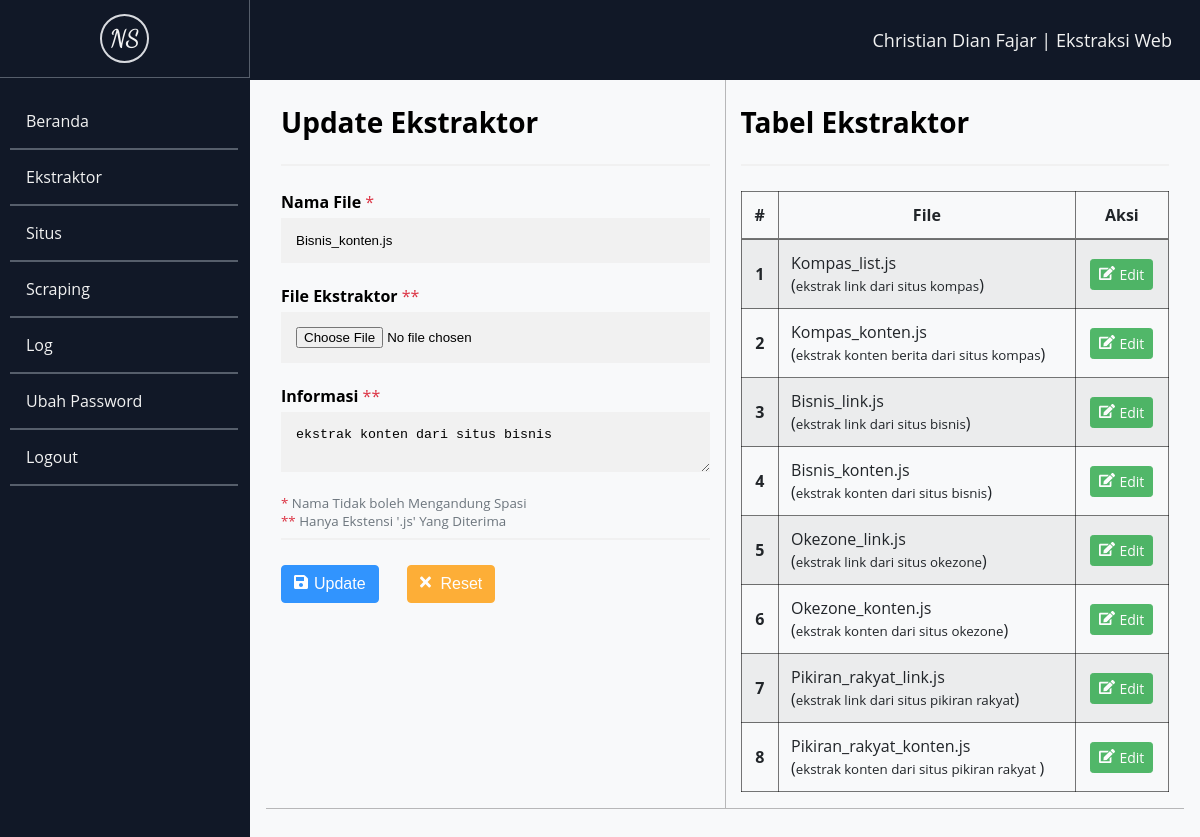
Screenshot of /public/ekstraktor/index/10 with the database file from the repository.
### tables this page shows
CREATE TABLE `ekstraktor` (
  `id` int(11) NOT NULL,
  `nama` varchar(64) NOT NULL,
  `lokasi` varchar(64) NOT NULL,
  `info` text NOT NULL,
  `situs_id` int(11) DEFAULT NULL
);

### app/lib/helpers.php (called while the page is built, shortened)
<?php
function url($param = '')
{
    $url = ((isset($_SERVER['HTTPS']) && $_SERVER['HTTPS'] == "on") ? "https" : "http");
    $url .= "://" . $_SERVER['HTTP_HOST'];
    $url .= str_replace(basename($_SERVER['SCRIPT_NAME']), "", $_SERVER['SCRIPT_NAME']);
    return $url . $param;
}
function view($view, $data = [])
{
    require_once '../app/views/' . $view . '.php';
}
function getIndex()
{
    if (isset($_GET['url'])) {
        $url = rtrim($_GET['url'], '/');
        $url = filter_var($url, FILTER_SANITIZE_URL);
        $url = explode('/', $url);
        return end($url);
    }
}

### app/controllers/Ekstraktor.php (called while the page is built, shortened)
<?php
class Ekstraktor extends Controller
{
    public function index()
    {
        $data['ekstraktor'] = $this->db->get('ekstraktor');
        if ($index = getIndex()) {
            $data += ['byId' => $this->db->getWhere('ekstraktor', ['id' => $index])];
        }
        view('ekstraktor/index', $data);
    }
}

### app/core/App.php (called while the page is built, shortened)
<?php
class App
{
    protected $controller = 'Home';
    protected $method = 'index';
    protected $params = [];
    public function __construct()
    {
        $url = $this->parse();
        $url[0] = isset($url[0]) ? ucfirst($url[0]) : $this->controller;
        if (file_exists('../app/controllers/' . $url[0] . '.php')) {
            $this->controller = $url[0];
            unset($url[0]);
        }
        $this->controller = new $this->controller;
        if (isset($url[1])) {
            if (method_exists($this->controller, $url[1])) {
                $this->method = $url[1];
                unset($url[1]);
            }
        }
        if (!empty($url)) {
            $this->params = array_values($url);
        }
        call_user_func_array([$this->controller, $this->method], $this->params);
    }
    public function parse()
    {
        if (isset($_GET['url'])) {
            $url = rtrim($_GET['url'], '/');
            $url = filter_var($url, FILTER_SANITIZE_URL);
            $url = explode('/', $url);
            return $url;
        }
        return false;
    }
}

### public/index.php (called while the page is built, shortened)
<?php
$app = new App;

### app/core/Database.php (called while the page is built, shortened)
<?php
class Database
{
    public $conn;
    public function __construct()
    {
        $this->conn = mysqli_connect(HOST, USER, PASS, DBNAME);
    }
    public function get($table = '')
    {
        $query = "SELECT * FROM $table";
        $execQuery = mysqli_query($this->conn, $query);
        $data = [];
        while ($row = mysqli_fetch_assoc($execQuery)) {
            $data[] = $row;
        }
        return $data;
    }
    public function getWhere($table = '', $where = [], $operator = false)
    {
        $query = "SELECT * FROM $table ";
        if ($operator) {
            $query .= "WHERE ";
            foreach ($where as $k => $v) {
                $query .= "$k='$v' $operator ";
            }
            $query = trim(rtrim(trim($query), $operator));
        } else {
            $query .= "WHERE ";
            foreach ($where as $k => $v) {
                $query .= "$k='$v'";
                break;
            }
        }
        $execQuery = mysqli_query($this->conn, $query);
        $data = [];
        while ($row = mysqli_fetch_assoc($execQuery)) {
            $data[] = $row;
        }
        if (count($data) == 1) {
            $data = $data[0];
        }
        return $data;
    }
}

### app/views/ekstraktor/index.php (the view, shortened to what this page needs)
<div class="content">
    <div class="container">
        <div class="row border-top border-bottom">
            <div class="col border-right">
                <?php if (empty($byId)) : ?>
                    <form action="<?= url('ekstraktor/create'); ?>" class="form" method="POST" enctype="multipart/form-data">
                        <h2 class="content-title">Tambah Ekstraktor</h2>
                        <hr>
                        <label for="filename">
                            <b>Nama File</b> <span class="text-danger">*</span>
                        </label>
                        <input type="text" placeholder="Contoh : example_link" name="filename" id="filename" pattern="[^\s]+" required>
                        <label for="ekstraktor">
                            <b>File Ekstraktor</b> <span class="text-danger">**</span>
                        </label>
                        <input type="file" name="ekstraktor" id="ekstraktor" required>
                        <label for="info">
                            <b>Informasi</b> <span class="text-danger">**</span>
                        </label>
                        <textarea name="info" id="info" placeholder="Contoh : File digunakan untuk mengekstrak link situs tujuan" required></textarea>
                        <small class="text-muted">
                            <span class="text-danger">*</span> Nama Tidak boleh Mengandung Spasi</small>
                        <br>
                        <small class="text-muted">
                            <span class="text-danger">**</span> Hanya Ekstensi '.js' Yang Diterima</small>
                        <hr>
                        <div class="d-flex w-50">
                            <button type="submit" class="btn btn-primary btn-submit">Tambah</button>
                            <button type="reset" class="btn btn-warning btn-reset">Reset</button>
                        </div>
                    </form>
                <?php else : ?>
                    <form action="<?= url('ekstraktor/update/' . getIndex()); ?>" class="form" method="POST" enctype="multipart/form-data">
                        <h2 class="content-title">Update Ekstraktor</h2>
                        <hr>
                        <label for="filename">
                            <b>Nama File</b> <span class="text-danger">*</span>
                        </label>
                        <input type="text" placeholder="Contoh : example_link" name="filename" id="filename" pattern="[^\s]+" value="<?= $byId['nama']; ?>" required>
                        <label for="ekstraktor">
                            <b>File Ekstraktor</b> <span class="text-danger">**</span>
                        </label>
                        <input type="file" name="ekstraktor" id="ekstraktor" required>
                        <label for="info">
                            <b>Informasi</b> <span class="text-danger">**</span>
                        </label>
                        <textarea name="info" id="info" placeholder="Contoh : File digunakan untuk mengekstrak link situs tujuan" required><?= $byId['info']; ?></textarea>
                        <small class="text-muted">
                            <span class="text-danger">*</span> Nama Tidak boleh Mengandung Spasi</small>
                        <br>
                        <small class="text-muted">
                            <span class="text-danger">**</span> Hanya Ekstensi '.js' Yang Diterima</small>
                        <hr>
                        <div class="d-flex w-50">
                            <button type="submit" class="btn btn-primary btn-submit">Update</button>
                            <button type="reset" class="btn btn-warning btn-reset">Reset</button>
                        </div>
                    </form>
                <?php endif; ?>
            </div>
            <div class="col">
                <h2 class="content-title">Tabel Ekstraktor</h2>
                <hr>
                <table class="table">
                    <thead>
                        <tr>
                            <th scope="col">#</th>
                            <th scope="col">File</th>
                            <th scope="col">Aksi</th>
                        </tr>
                    </thead>
                    <tbody>
                        <?php $i = 0; ?>
                        <?php foreach ($ekstraktor as $e) : ?>
                            <tr>
                                <th scope="row"><?= ++$i ?></th>
                                <td><?= $e['nama']; ?> <br>(<small><?= $e['info']; ?></small>)</td>
                                <td class="button-td">
                                    <a href="<?= url('ekstraktor/index/' . $e['id']) ?>" class="btn btn-sm btn-success btn-edit">Edit</a>
                                </td>
                            </tr>
                        <?php endforeach; ?>
                    </tbody>
                </table>
            </div>
        </div>
    </div>
</div>

### public/css/style.css (style rules this page uses)
* { box-sizing: border-box; }
body { padding: 0; margin: 0; font-family: Open Sans, sans-serif; }
a { text-decoration: none; }
.border-right { border-right: 1px solid #64646471 !important; }
.border-top { border-top: 1px solid #64646471 !important; }
.border-bottom { border-bottom: 1px solid #64646471 !important; }
.container { width: 100%; padding-right: 15px; padding-left: 15px; margin-right: auto; margin-left: auto; }
.content { background-color: #f8f9fa !important; }
.content-title { font-size: 28; }
div.content { margin-left: 250px; padding: 1px 16px; min-height: 1000px; }
.form input[type="text"], .form input[type="password"], .form input[type="file"] { width: 100%; padding: 15px; margin: 5px 0 22px 0; display: block; border: none; background: #f1f1f1; }
.form textarea { width: 100%; padding: 15px; border: none; display: block; margin: 5px 0 22px 0; background: #f1f1f1; overflow: auto; resize: vertical; }
hr { border: 1px solid #f1f1f1; margin-bottom: 25px; }
.btn { cursor: pointer; display: inline-block; font-weight: 400; color: #212529; text-align: center; vertical-align: middle; -webkit-user-select: none; -moz-user-select: none; user-select: none; background-color: transparent; border: 1px solid transparent; padding: 0.375rem 0.75rem; font-size: 1rem; line-height: 1.5; border-radius: 0.25rem; transition: color 0.15s ease-in-out, background-color 0.15s ease-in-out, border-color 0.15s ease-in-out, box-shadow 0.15s ease-in-out; opacity: 0.8; }
.btn-submit:before { content: ""; display: block; background: url("../img/icons/save.svg") no-repeat; filter: invert(100); width: 1rem; height: 1rem; float: left; margin: 0.1rem 0.25rem 0 0; }
.btn-edit:before { content: ""; display: block; background: url("../img/icons/edit.svg") no-repeat; filter: invert(100); width: 1rem; height: 1rem; float: left; margin: 0.1rem 0.25rem 0 0; }
.btn-reset:before { content: ""; display: block; background: url("../img/icons/times.svg") no-repeat; filter: invert(100); width: 1rem; height: 1rem; float: left; margin: 0.1rem 0.25rem 0 0; }
.btn-primary { color: #fff; background-color: #007bff; border-color: #007bff; }
.btn-success, .alert.success { color: #fff; background-color: #28a745; border-color: #28a745; }
.btn-warning { color: #fff; background-color: #ff9c07; border-color: #ff9c07; }
.btn-sm.btn { padding: 0.25rem 0.5rem; font-size: 0.875rem; line-height: 1.5; border-radius: 0.2rem; }
.d-flex { display: flex !important; flex-direction: row; justify-content: space-between; }
.w-50 { width: 50%; }
.table { width: 100%; margin-bottom: 1rem; color: #212529; border-collapse: collapse; border: 1px solid rgba(0, 0, 0, 0.534); }
.table th, .table td { padding: 0.75rem; vertical-align: middle; border: 1px solid rgba(0, 0, 0, 0.534); }
.table thead th { vertical-align: bottom; border-bottom: 2px solid rgba(0, 0, 0, 0.534); }
.table td.button-td { text-align: center; }
.table tbody tr:nth-of-type(odd) { background-color: rgba(0, 0, 0, 0.05); }
.row { display: -ms-flexbox; display: flex; -ms-flex-wrap: wrap; flex-wrap: wrap; margin-right: -15px; margin-left: -15px; }
.col { flex-basis: 0; flex-grow: 1; max-width: 100%; position: relative; width: 100%; padding-right: 15px; padding-left: 15px; }
.text-danger { color: #dc3545 !important; }
.text-muted { color: #6c757d !important; }

### rows the page displays
ekstraktor: filename "Bisnis_konten.js", info "ekstrak konten dari situs bisnis", nama "Bisnis_konten.js"
ekstraktor: nama "Kompas_list.js", info "ekstrak link dari situs kompas"
ekstraktor: nama "Kompas_konten.js", info "ekstrak konten berita dari situs kompas"
ekstraktor: nama "Bisnis_link.js", info "ekstrak link dari situs bisnis"
ekstraktor: nama "Okezone_link.js", info "ekstrak link dari situs okezone"
ekstraktor: nama "Okezone_konten.js", info "ekstrak konten dari situs okezone"
ekstraktor: nama "Pikiran_rakyat_link.js", info "ekstrak link dari situs pikiran rakyat"
ekstraktor: nama "Pikiran_rakyat_konten.js", info "ekstrak konten dari situs pikiran rakyat"
